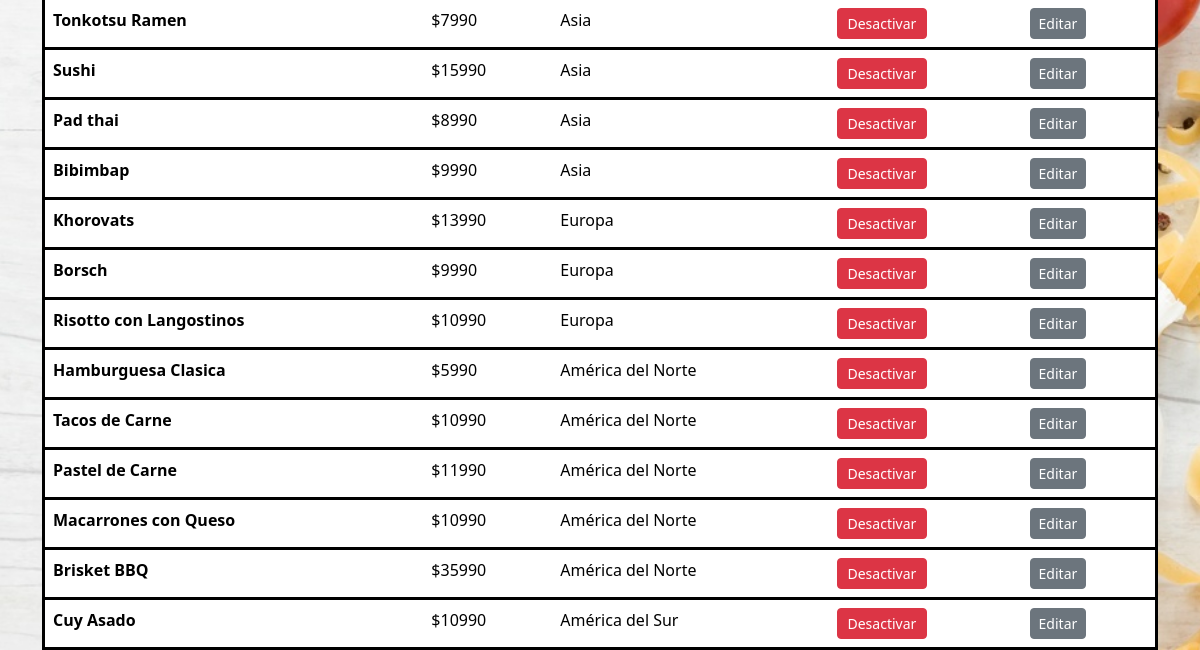
The page /menuadmin (signed in, lower part) on the database as committed earlier.
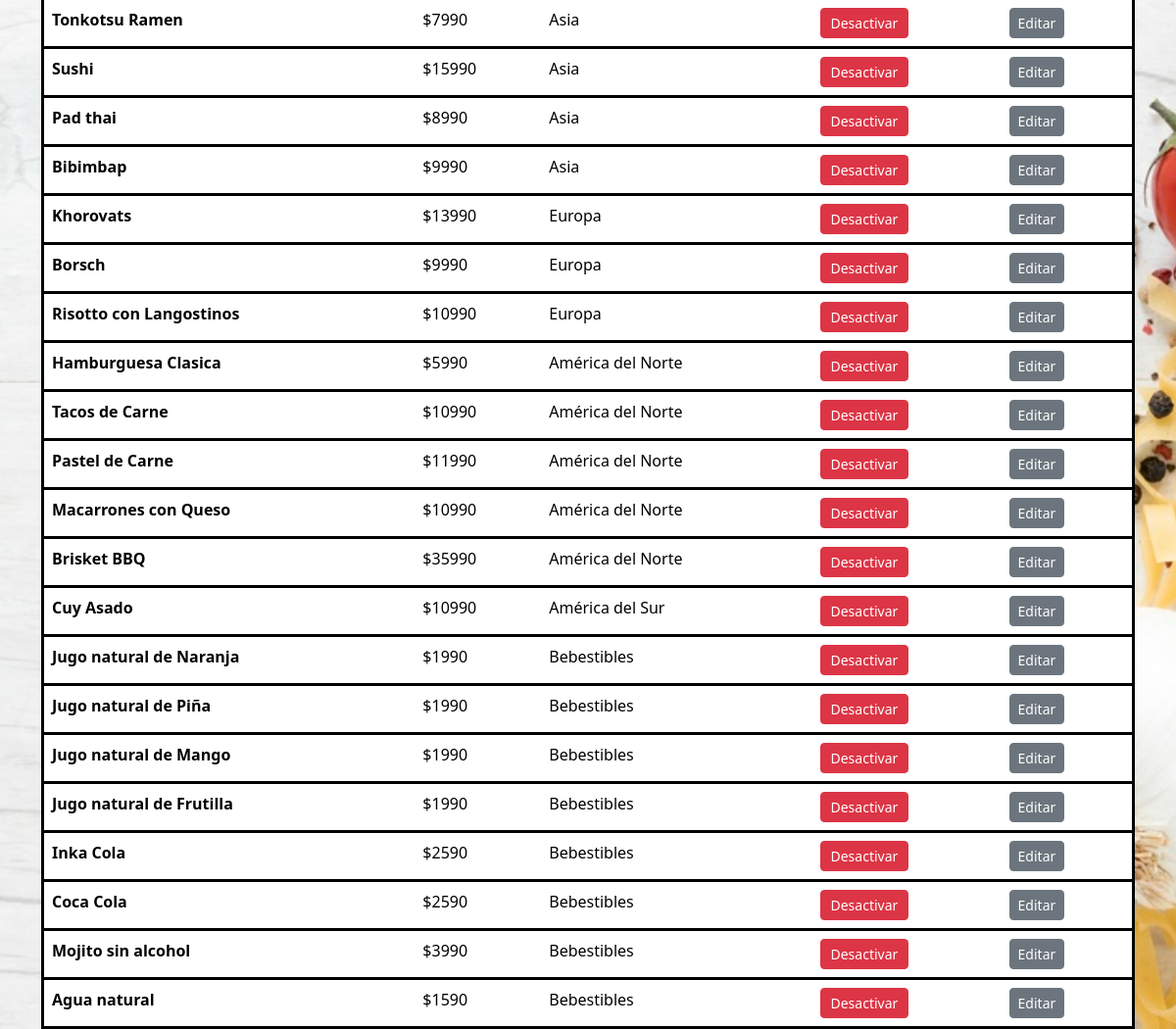
The same page on the database as committed later.
### appweb/models.py (models this page shows, shortened)
class Platos(models.Model):
    ID_Plato = models.AutoField(primary_key=True, help_text="Id del plato")
    Nombre = models.CharField(max_length=50)
    Costo = models.IntegerField()
    Region = models.CharField(max_length=50, choices=region_choices)
    Cantidad_Comensales = models.IntegerField()
    Descripcion = models.TextField(max_length=200)
    Disponibilidad = models.BooleanField(default=0)
    imagen = models.ImageField(upload_to="Platos", null=True)

### appweb/views.py (the view)
# urls.py: path('menuadmin', menuadmin , name='menuadmin'),
@login_required(login_url="/accounts/login")
@permission_required (['auth.add_user'], login_url="/")
def menuadmin(request):
    Menu_local = Platos.objects.all()
    data = {
        "Menu" : Menu_local
    }
    return render(request,"mantenedor/admin/menuadmin.html", data)

### appweb/context_processor.py (called while the page is built)
def costo_total_carro(request):
    total=0
    if 'carro' in request.session:
        for key, value in request.session["carro"].items():
            total=total+(int(value["precio"]))
    return {"costo_total_carro":total}

### appweb/templates/mantenedor/admin/menuadmin.html (shortened to what this page needs)
{% extends 'base.html' %}
{% load static %}
{% load crispy_forms_tags %}
{% block contenido %}
<div class="container mt-5" style="height: 760px;">
    <table class="table">
        <tbody>
            {% for m in Menu %}
            <tr class="border border-3 border border-black black-row" style="margin-bottom: 10px;">
                <th scope="row">{{ m.Nombre }}</th>
                <td>${{ m.Costo }}</td>
                <td>{{ m.Region }}</td>
                <td class="text-right">
                    <div class="btn-group justify-content-end">
                        {% if m.Disponibilidad == False %}
                            <a href="{% url 'activaplato' m.Nombre %}" class="btn btn-primary btn-sm" style="width:90px;">Activar</a>
                        {% else %}
                            <a href="{% url 'desactivaplato' m.Nombre %}" class="btn btn-danger btn-sm" style="width:90px;">Desactivar</a>
                        {% endif %}
                    </div>
                </td>
                <td> <a href="{% url 'modificarmenu' m.Nombre %}" class="btn btn-secondary btn-sm">Editar</a></td>
            </tr>
            {% endfor %}
        </tbody>
    </table>
</div>
{% endblock %}

Rows that differ between the two databases and show on the page:
added Platos: Nombre "Jugo natural de Naranja", Costo "1990", Region "Bebestibles", Disponibilidad "Desactivar"
added Platos: Nombre "Jugo natural de Piña", Costo "1990", Region "Bebestibles", Disponibilidad "Desactivar"
added Platos: Nombre "Jugo natural de Mango", Costo "1990", Region "Bebestibles", Disponibilidad "Desactivar"
added Platos: Nombre "Jugo natural de Frutilla", Costo "1990", Region "Bebestibles", Disponibilidad "Desactivar"
added Platos: Nombre "Inka Cola", Costo "2590", Region "Bebestibles", Disponibilidad "Desactivar"
added Platos: Nombre "Coca Cola", Costo "2590", Region "Bebestibles", Disponibilidad "Desactivar"
added Platos: Nombre "Mojito sin alcohol", Costo "3990", Region "Bebestibles", Disponibilidad "Desactivar"
added Platos: Nombre "Agua natural", Costo "1590", Region "Bebestibles", Disponibilidad "Desactivar"
